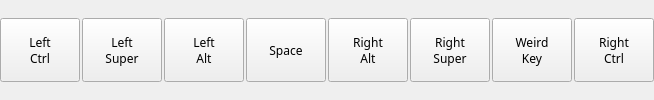
                    <widget class="QWidget" name="row4_2" native="true">
                     <property name="sizePolicy">
                      <sizepolicy hsizetype="Minimum" vsizetype="Minimum">
                       <horstretch>0</horstretch>
                       <verstretch>0</verstretch>
                      </sizepolicy>
                     </property>
                     <property name="minimumSize">
                      <size>
                       <width>0</width>
                       <height>0</height>
                      </size>
                     </property>
                     <layout class="QHBoxLayout" name="horizontalLayout_3">
                      <property name="spacing">
                       <number>2</number>
                      </property>
                      <property name="leftMargin">
                       <number>0</number>
                      </property>
                      <property name="topMargin">
                       <number>0</number>
                      </property>
                      <property name="rightMargin">
                       <number>0</number>
                      </property>
                      <property name="bottomMargin">
                       <number>0</number>
                      </property>
                      <item>
                       <widget class="QPushButton" name="pushButton_202">
                        <property name="sizePolicy">
                         <sizepolicy hsizetype="Minimum" vsizetype="Minimum">
                          <horstretch>0</horstretch>
                          <verstretch>0</verstretch>
                         </sizepolicy>
                        </property>
                        <property name="minimumSize">
                         <size>
                          <width>64</width>
                          <height>64</height>
                         </size>
                        </property>
                        <property name="maximumSize">
                         <size>
                          <width>80</width>
                          <height>64</height>
                         </size>
                        </property>
                        <property name="font">
                         <font>
                          <family>TF2 Build</family>
                          <weight>50</weight>
                          <italic>false</italic>
                          <bold>false</bold>
                          <stylestrategy>PreferDefault</stylestrategy>
                         </font>
                        </property>
                        <property name="cursor">
                         <cursorShape>PointingHandCursor</cursorShape>
                        </property>
                        <property name="text">
                         <string>Left
Ctrl</string>
                        </property>
                        <property name="autoRepeat">
                         <bool>false</bool>
                        </property>
                        <property name="autoDefault">
                         <bool>false</bool>
                        </property>
                        <property name="default">
                         <bool>false</bool>
                        </property>
                        <property name="flat">
                         <bool>false</bool>
                        </property>
                       </widget>
                      </item>
                      <item>
                       <widget class="QPushButton" name="pushButton_203">
                        <property name="sizePolicy">
                         <sizepolicy hsizetype="Minimum" vsizetype="Minimum">
                          <horstretch>0</horstretch>
                          <verstretch>0</verstretch>
                         </sizepolicy>
                        </property>
                        <property name="minimumSize">
                         <size>
                          <width>64</width>
                          <height>64</height>
                         </size>
                        </property>
                        <property name="maximumSize">
                         <size>
                          <width>80</width>
                          <height>64</height>
                         </size>
                        </property>
                        <property name="font">
                         <font>
                          <family>TF2 Build</family>
                          <weight>50</weight>
                          <italic>false</italic>
                          <bold>false</bold>
                          <stylestrategy>PreferDefault</stylestrategy>
                         </font>
                        </property>
                        <property name="cursor">
                         <cursorShape>PointingHandCursor</cursorShape>
                        </property>
                        <property name="text">
                         <string>Left
Super</string>
                        </property>
                        <property name="autoRepeat">
                         <bool>false</bool>
                        </property>
                        <property name="autoDefault">
                         <bool>false</bool>
                        </property>
                        <property name="default">
                         <bool>false</bool>
                        </property>
                        <property name="flat">
                         <bool>false</bool>
                        </property>
                       </widget>
                      </item>
                      <item>
                       <widget class="QPushButton" name="pushButton_204">
                        <property name="sizePolicy">
                         <sizepolicy hsizetype="Minimum" vsizetype="Minimum">
                          <horstretch>0</horstretch>
                          <verstretch>0</verstretch>
                         </sizepolicy>
                        </property>
                        <property name="minimumSize">
                         <size>
                          <width>64</width>
                          <height>64</height>
                         </size>
                        </property>
                        <property name="maximumSize">
                         <size>
                          <width>80</width>
                          <height>64</height>
                         </size>
                        </property>
                        <property name="font">
                         <font>
                          <family>TF2 Build</family>
                          <weight>50</weight>
                          <italic>false</italic>
                          <bold>false</bold>
                          <stylestrategy>PreferDefault</stylestrategy>
                         </font>
                        </property>
                        <property name="cursor">
                         <cursorShape>PointingHandCursor</cursorShape>
                        </property>
                        <property name="text">
                         <string>Left
Alt</string>
                        </property>
                        <property name="autoRepeat">
                         <bool>false</bool>
                        </property>
                        <property name="autoDefault">
                         <bool>false</bool>
                        </property>
                        <property name="default">
                         <bool>false</bool>
                        </property>
                        <property name="flat">
                         <bool>false</bool>
                        </property>
                       </widget>
                      </item>
                      <item>
                       <widget class="QPushButton" name="pushButton_205">
                        <property name="sizePolicy">
                         <sizepolicy hsizetype="Minimum" vsizetype="Minimum">
                          <horstretch>0</horstretch>
                          <verstretch>0</verstretch>
                         </sizepolicy>
                        </property>
                        <property name="minimumSize">
                         <size>
                          <width>64</width>
                          <height>64</height>
                         </size>
                        </property>
                        <property name="maximumSize">
                         <size>
                          <width>416</width>
                          <height>64</height>
                         </size>
                        </property>
                        <property name="font">
                         <font>
                          <family>TF2 Build</family>
                          <weight>50</weight>
                          <italic>false</italic>
                          <bold>false</bold>
                          <stylestrategy>PreferDefault</stylestrategy>
                         </font>
                        </property>
                        <property name="cursor">
                         <cursorShape>PointingHandCursor</cursorShape>
                        </property>
                        <property name="text">
                         <string>Space</string>
                        </property>
                        <property name="autoRepeat">
                         <bool>false</bool>
                        </property>
                        <property name="autoDefault">
                         <bool>false</bool>
                        </property>
                        <property name="default">
                         <bool>false</bool>
                        </property>
                        <property name="flat">
                         <bool>false</bool>
                        </property>
                       </widget>
                      </item>
                      <item>
                       <widget class="QPushButton" name="pushButton_206">
                        <property name="sizePolicy">
                         <sizepolicy hsizetype="Minimum" vsizetype="Minimum">
                          <horstretch>0</horstretch>
                          <verstretch>0</verstretch>
                         </sizepolicy>
                        </property>
                        <property name="minimumSize">
                         <size>
                          <width>64</width>
                          <height>64</height>
                         </size>
                        </property>
                        <property name="maximumSize">
                         <size>
                          <width>80</width>
                          <height>64</height>
                         </size>
                        </property>
                        <property name="font">
                         <font>
                          <family>TF2 Build</family>
                          <weight>50</weight>
                          <italic>false</italic>
                          <bold>false</bold>
                          <stylestrategy>PreferDefault</stylestrategy>
                         </font>
                        </property>
                        <property name="cursor">
                         <cursorShape>PointingHandCursor</cursorShape>
                        </property>
                        <property name="text">
                         <string>Right
Alt</string>
                        </property>
                        <property name="autoRepeat">
                         <bool>false</bool>
                        </property>
                        <property name="autoDefault">
                         <bool>false</bool>
                        </property>
                        <property name="default">
                         <bool>false</bool>
                        </property>
                        <property name="flat">
                         <bool>false</bool>
                        </property>
                       </widget>
                      </item>
                      <item>
                       <widget class="QPushButton" name="pushButton_207">
                        <property name="sizePolicy">
                         <sizepolicy hsizetype="Minimum" vsizetype="Minimum">
                          <horstretch>0</horstretch>
                          <verstretch>0</verstretch>
                         </sizepolicy>
                        </property>
                        <property name="minimumSize">
                         <size>
                          <width>64</width>
                          <height>64</height>
                         </size>
                        </property>
                        <property name="maximumSize">
                         <size>
                          <width>80</width>
                          <height>64</height>
                         </size>
                        </property>
                        <property name="font">
                         <font>
                          <family>TF2 Build</family>
                          <weight>50</weight>
                          <italic>false</italic>
                          <bold>false</bold>
                          <stylestrategy>PreferDefault</stylestrategy>
                         </font>
                        </property>
                        <property name="cursor">
                         <cursorShape>PointingHandCursor</cursorShape>
                        </property>
                        <property name="text">
                         <string>Right
Super</string>
                        </property>
                        <property name="autoRepeat">
                         <bool>false</bool>
                        </property>
                       </widget>
                      </item>
                      <item>
                       <widget class="QPushButton" name="pushButton_208">
                        <property name="sizePolicy">
                         <sizepolicy hsizetype="Minimum" vsizetype="Minimum">
                          <horstretch>0</horstretch>
                          <verstretch>0</verstretch>
                         </sizepolicy>
                        </property>
                        <property name="minimumSize">
                         <size>
                          <width>64</width>
                          <height>64</height>
                         </size>
                        </property>
                        <property name="maximumSize">
                         <size>
                          <width>80</width>
                          <height>64</height>
                         </size>
                        </property>
                        <property name="font">
                         <font>
                          <family>TF2 Build</family>
                          <weight>50</weight>
                          <italic>false</italic>
                          <bold>false</bold>
                          <stylestrategy>PreferDefault</stylestrategy>
                         </font>
                        </property>
                        <property name="cursor">
                         <cursorShape>PointingHandCursor</cursorShape>
                        </property>
                        <property name="text">
                         <string>Weird
Key</string>
                        </property>
                        <property name="autoRepeat">
                         <bool>false</bool>
                        </property>
                       </widget>
                      </item>
                      <item>
                       <widget class="QPushButton" name="pushButton_209">
                        <property name="sizePolicy">
                         <sizepolicy hsizetype="Minimum" vsizetype="Minimum">
                          <horstretch>0</horstretch>
                          <verstretch>0</verstretch>
                         </sizepolicy>
                        </property>
                        <property name="minimumSize">
                         <size>
                          <width>64</width>
                          <height>64</height>
                         </size>
                        </property>
                        <property name="maximumSize">
                         <size>
                          <width>80</width>
                          <height>64</height>
                         </size>
                        </property>
                        <property name="font">
                         <font>
                          <family>TF2 Build</family>
                          <weight>50</weight>
                          <italic>false</italic>
                          <bold>false</bold>
                          <stylestrategy>PreferDefault</stylestrategy>
                         </font>
                        </property>
                        <property name="cursor">
                         <cursorShape>PointingHandCursor</cursorShape>
                        </property>
                        <property name="text">
                         <string>Right
Ctrl</string>
                        </property>
                        <property name="autoRepeat">
                         <bool>false</bool>
                        </property>
                       </widget>
                      </item>
                     </layout>
                    </widget>
